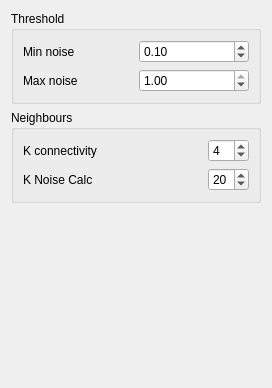
<?xml version="1.0" encoding="UTF-8"?>
<ui version="4.0">
 <class>Settings</class>
 <widget class="QWidget" name="Settings">
  <property name="geometry">
   <rect>
    <x>0</x>
    <y>0</y>
    <width>272</width>
    <height>388</height>
   </rect>
  </property>
  <property name="windowTitle">
   <string>Form</string>
  </property>
  <layout class="QVBoxLayout" name="verticalLayout">
   <item>
    <widget class="QGroupBox" name="groupBox">
     <property name="title">
      <string>Threshold</string>
     </property>
     <layout class="QGridLayout" name="gridLayout_2">
      <item row="0" column="0">
       <widget class="QLabel" name="label_3">
        <property name="text">
         <string>Min noise</string>
        </property>
       </widget>
      </item>
      <item row="0" column="1">
       <widget class="QDoubleSpinBox" name="minNoise">
        <property name="accelerated">
         <bool>true</bool>
        </property>
        <property name="maximum">
         <double>1.000000000000000</double>
        </property>
        <property name="singleStep">
         <double>0.010000000000000</double>
        </property>
        <property name="value">
         <double>0.100000000000000</double>
        </property>
       </widget>
      </item>
      <item row="1" column="1">
       <widget class="QDoubleSpinBox" name="maxNoise">
        <property name="accelerated">
         <bool>true</bool>
        </property>
        <property name="minimum">
         <double>0.000000000000000</double>
        </property>
        <property name="maximum">
         <double>1.000000000000000</double>
        </property>
        <property name="singleStep">
         <double>0.010000000000000</double>
        </property>
        <property name="value">
         <double>1.000000000000000</double>
        </property>
       </widget>
      </item>
      <item row="1" column="0">
       <widget class="QLabel" name="label_4">
        <property name="text">
         <string>Max noise</string>
        </property>
       </widget>
      </item>
     </layout>
    </widget>
   </item>
   <item>
    <widget class="QGroupBox" name="groupBox_2">
     <property name="title">
      <string>Neighbours</string>
     </property>
     <layout class="QGridLayout" name="gridLayout" columnstretch="1,0">
      <item row="1" column="1">
       <widget class="QSpinBox" name="kConnect">
        <property name="minimum">
         <number>1</number>
        </property>
        <property name="value">
         <number>4</number>
        </property>
       </widget>
      </item>
      <item row="1" column="0">
       <widget class="QLabel" name="label">
        <property name="text">
         <string>K connectivity</string>
        </property>
       </widget>
      </item>
      <item row="2" column="0">
       <widget class="QLabel" name="label_2">
        <property name="text">
         <string>K Noise Calc</string>
        </property>
       </widget>
      </item>
      <item row="2" column="1">
       <widget class="QSpinBox" name="noiseK">
        <property name="minimum">
         <number>2</number>
        </property>
        <property name="value">
         <number>20</number>
        </property>
       </widget>
      </item>
     </layout>
    </widget>
   </item>
   <item>
    <spacer name="verticalSpacer">
     <property name="orientation">
      <enum>Qt::Vertical</enum>
     </property>
     <property name="sizeHint" stdset="0">
      <size>
       <width>20</width>
       <height>40</height>
      </size>
     </property>
    </spacer>
   </item>
  </layout>
 </widget>
 <resources/>
 <connections/>
</ui>
